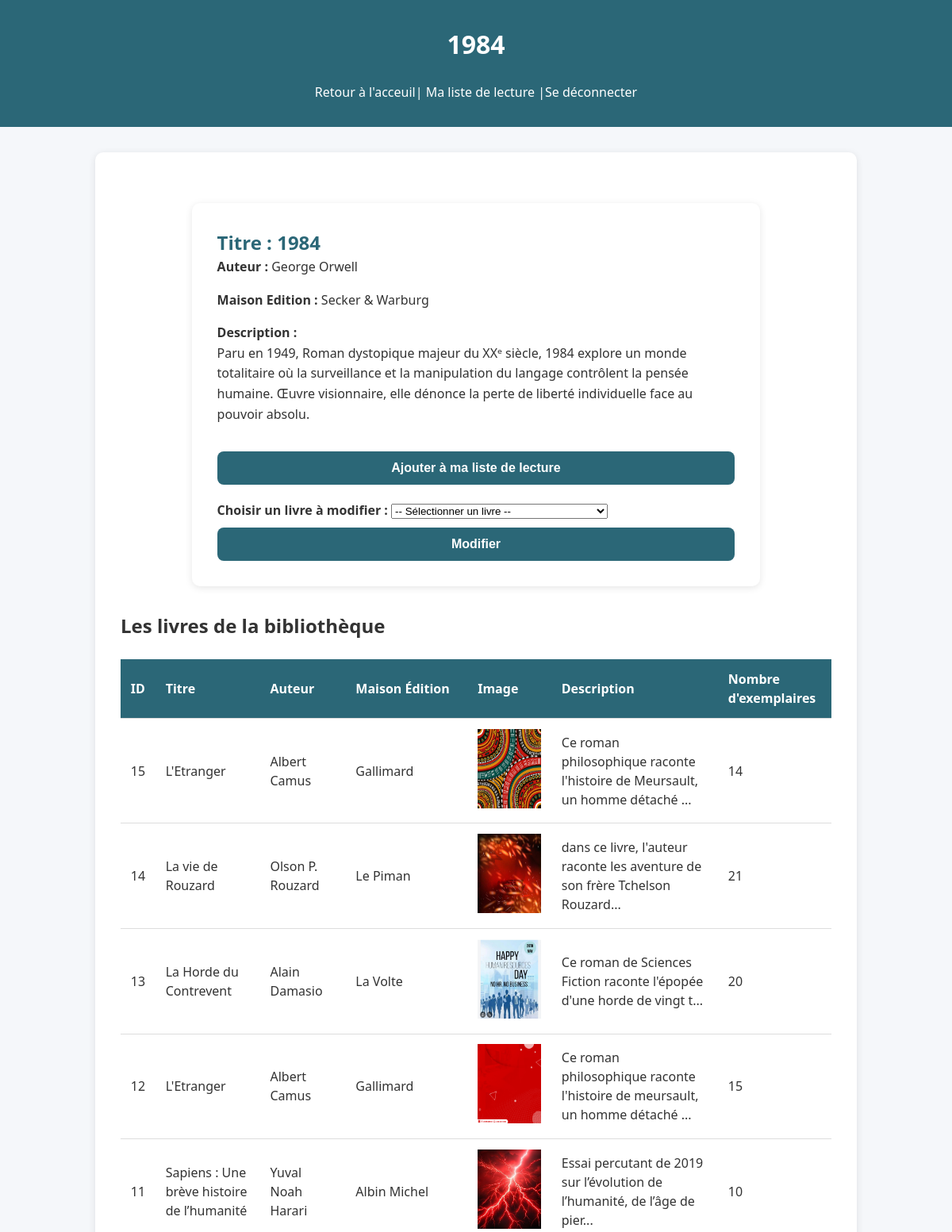
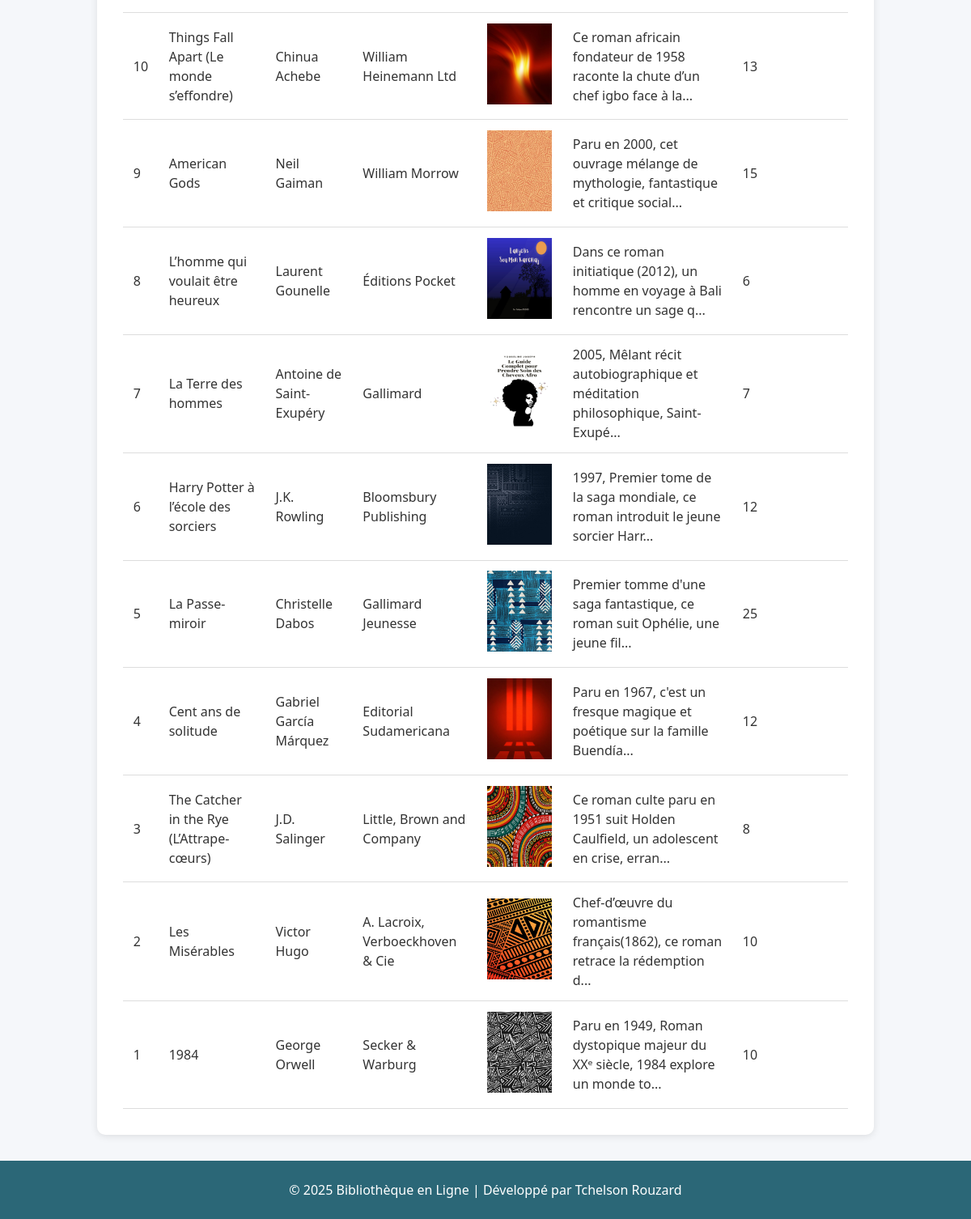
Page /details.php?id=1 on the committed database (2 pictures, top to bottom).
### tables this page shows
CREATE TABLE `livres` (
  `id` int(11) NOT NULL,
  `titre` varchar(100) NOT NULL,
  `auteur` varchar(100) NOT NULL,
  `description` text NOT NULL,
  `maison_edition` varchar(100) NOT NULL,
  `nombre_exemplaire` int(11) NOT NULL,
  `image` varchar(50) NOT NULL
);

### details.php (the view, shortened to what this page needs)
<?php
$servername = "localhost";
$username = "root";
$password = "";
$dbname = "bibliotheque_jp_db";
$conn = new mysqli($servername, $username, $password, $dbname);
$id = intval($_GET['id']);
$sql = "SELECT * FROM livres WHERE id = ?";
$stmt = $conn->prepare($sql);
$stmt->bind_param("i", $id);
$stmt->execute();
$result = $stmt->get_result();
$livre = $result->fetch_assoc();
?>
<!DOCTYPE html>
<html lang="fr">
<head>
    <link rel="stylesheet" href="style.css">
</head>
<body>
<header>
    <h1><?= htmlspecialchars($livre['titre']) ?></h1>
    <a href="index.php">Retour à l'acceuil|</a>
    <a href="wishlist.php">Ma liste de lecture</a>
    <a href="logout.php" class="btn-logout">|Se déconnecter</a>
</header>
<main class="details">
<section class="details-container">
    <h2>Titre : <?= htmlspecialchars($livre['titre']) ?></h2>
    <?php if (!empty($livre['auteur'])): ?>
        <p><strong>Auteur :</strong> <?= htmlspecialchars($livre['auteur']) ?></p>
    <?php endif; ?>
    <?php if (!empty($livre['maison_edition'])): ?>
        <p><strong>Maison Edition :</strong> <?= htmlspecialchars($livre['maison_edition']) ?></p>
    <?php endif; ?>
    <p><strong>Description :</strong><br>
        <?= nl2br(htmlspecialchars($livre['description'])) ?>
    </p>
    <form action="ajouter_liste.php" method="post" style="margin-top:20px;">
        <button type="submit">Ajouter à ma liste de lecture</button>
    </form>
    <form action="modifier_livre.php" method="get" style="margin-top:20px;">
        <label for="livre_select"><strong>Choisir un livre à modifier :</strong></label>
        <select id="livre_select" name="id" required>
            <option value="">-- Sélectionner un livre --</option>
        </select>
        <button type="submit" style="margin-top:10px;">Modifier</button>
    </form>
</section>
<section class="list-section">
    <h2>Les livres de la bibliothèque</h2>
    <table>
        <tr>
            <th>ID</th>
            <th>Titre</th>
            <th>Auteur</th>
            <th>Maison Édition</th>
            <th>Image</th>
            <th>Description</th>
            <th>Nombre d'exemplaires</th>
        </tr>
        <?php
      $sql_all = "SELECT * FROM livres ORDER BY id DESC";
      $all = $conn->query($sql_all);
      while ($row = $all->fetch_assoc()) {
        $image = $row['image'];
        $image_url = "Images/" . $image;
         $image_disk_path = __DIR__ . "/Images/" . $image;
         echo "<tr>
            <td>".htmlspecialchars($row['id'])."</td>
            <td>".htmlspecialchars($row['titre'])."</td>
            <td>".htmlspecialchars($row['auteur'])."</td>
            <td>".htmlspecialchars($row['maison_edition'])."</td>
            <td>";
         if (!empty($image) && file_exists($image_disk_path)) {
             echo "<img src='$image_url' width='80' height='100' alt='couverture'>";
           } else {
             echo "<span style='color:gray;'>Aucune image</span>";
             }
         echo    "</td>
            <td>".substr(htmlspecialchars($row['description']), 0, 80)."...</td>
            <td>".htmlspecialchars($row['nombre_exemplaire'])."</td>
          </tr>";
          }
        ?>
    </table>
</section>
</main>
<footer>
    <p>&copy; 2025 Bibliothèque en Ligne | Développé par Tchelson Rouzard</p>
</footer>
</body>
</html>

### style.css (style rules this page uses)
:root { --main-color: #2b6777; --secondary-color: #52ab98; --danger-color: #c94c4c; --danger-hover: #ff6b6b; --light-bg: #f5f7fa; --text-color: #333; --white: #fff; }
* { margin: 0; padding: 0; box-sizing: border-box; }
body { font-family: 'Segoe UI', Arial, sans-serif; background-color: var(--light-bg); color: var(--text-color); line-height: 1.5; min-height: 100vh; display: flex; flex-direction: column; }
header { text-align: center; padding: 2em 1em; background-color: var(--main-color); color: var(--white); }
header h1 { margin-bottom: 0.5em; font-weight: 600; }
header a { display: inline-block; color: var(--white); text-decoration: none; font-weight: 500; margin-top: 0.5em; }
main { flex: 1; max-width: 80%; margin: 2em auto; padding: 2em; background-color: var(--white); border-radius: 10px; box-shadow: 0 4px 15px rgba(0,0,0,0.08); }
button, .btn-submit { display: inline-block; width: 100%; padding: 12px 14px; margin-top: 14px; border: none; border-radius: 8px; background: var(--main-color); color: var(--white); font-weight: 700; cursor: pointer; font-size: 1rem; transition: all 0.2s ease; }
table { width: 100%; border-collapse: collapse; margin-top: 1.5em; overflow-x: auto; display: block; }
th, td { padding: 0.8em; border-bottom: 1px solid #ddd; text-align: left; }
th { background-color: var(--main-color); color: var(--white); }
.details, .details-container { max-width: 80%; margin: 2em auto; padding: 2em; background-color: var(--white); border-radius: 10px; box-shadow: 0 2px 10px rgba(0,0,0,0.1); }
.details-container h2 { color: var(--main-color); }
.details-container p { line-height: 1.6; margin-bottom: 1em; }
.details-container button { background-color: var(--main-color); }
footer { text-align: center; padding: 1.5em; background-color: var(--main-color); color: var(--white); }

### rows in the picture
livres: titre "1984", auteur "George Orwell", maison_edition "Secker & Warburg", description "Paru en 1949, Roman dystopique majeur du XXᵉ siècle, 1984 explore un monde totalitaire où la surveillance et la manipulation du langage contrôlent la pensée humaine. Œuvre visionnaire, elle dénonce la perte de liberté individuelle face au pouvoir absolu.", id "1", image (picture), description "Paru en 1949, Roman dystopique majeur du XXᵉ siècle, 1984 explore un monde to", nombre_exemplaire "10"
livres: id "15", titre "L'Etranger", auteur "Albert Camus", maison_edition "Gallimard", image (picture), description "Ce roman philosophique raconte l'histoire de Meursault, un homme détaché", nombre_exemplaire "14"
livres: id "14", titre "La vie de Rouzard", auteur "Olson P. Rouzard", maison_edition "Le Piman", image (picture), description "dans ce livre, l'auteur raconte les aventure de son frère Tchelson Rouzard", nombre_exemplaire "21"
livres: id "13", titre "La Horde du Contrevent", auteur "Alain Damasio", maison_edition "La Volte", image (picture), description "Ce roman de Sciences Fiction raconte l'épopée d'une horde de vingt t", nombre_exemplaire "20"
livres: id "12", titre "L'Etranger", auteur "Albert Camus", maison_edition "Gallimard", image (picture), description "Ce roman philosophique raconte l'histoire de meursault, un homme détaché", nombre_exemplaire "15"
livres: id "11", titre "Sapiens : Une brève histoire de l’humanité", auteur "Yuval Noah Harari", maison_edition "Albin Michel", image (picture), description "Essai percutant de 2019 sur l’évolution de l’humanité, de l’âge de pier", nombre_exemplaire "10"
livres: id "10", titre "Things Fall Apart (Le monde s’effondre)", auteur "Chinua Achebe", maison_edition "William Heinemann Ltd", image (picture), description "Ce roman africain fondateur de 1958 raconte la chute d’un chef igbo face à la", nombre_exemplaire "13"
livres: id "9", titre "American Gods", auteur "Neil Gaiman", maison_edition "William Morrow", image (picture), description "Paru en 2000, cet ouvrage mélange de mythologie, fantastique et critique social", nombre_exemplaire "15"
livres: id "8", titre "L’homme qui voulait être heureux", auteur "Laurent Gounelle", maison_edition "Éditions Pocket", image (picture), description "Dans ce roman initiatique (2012), un homme en voyage à Bali rencontre un sage q", nombre_exemplaire "6"
livres: id "7", titre "La Terre des hommes", auteur "Antoine de Saint-Exupéry", maison_edition "Gallimard", image (picture), description "2005, Mêlant récit autobiographique et méditation philosophique, Saint-Exupé", nombre_exemplaire "7"
livres: id "6", titre "Harry Potter à l’école des sorciers", auteur "J.K. Rowling", maison_edition "Bloomsbury Publishing", image (picture), description "1997, Premier tome de la saga mondiale, ce roman introduit le jeune sorcier Harr", nombre_exemplaire "12"
livres: id "5", titre "La Passe-miroir", auteur "Christelle Dabos", maison_edition "Gallimard Jeunesse", image (picture), description "Premier tomme d'une saga fantastique, ce roman suit Ophélie, une jeune fil", nombre_exemplaire "25"
livres: id "4", titre "Cent ans de solitude", auteur "Gabriel García Márquez", maison_edition "Editorial Sudamericana", image (picture), description "Paru en 1967, c'est un fresque magique et poétique sur la famille Buendía", nombre_exemplaire "12"
livres: id "3", titre "The Catcher in the Rye (L’Attrape-cœurs)", auteur "J.D. Salinger", maison_edition "Little, Brown and Company", image (picture), description "Ce roman culte paru en 1951 suit Holden Caulfield, un adolescent en crise, erran", nombre_exemplaire "8"
livres: id "2", titre "Les Misérables", auteur "Victor Hugo", maison_edition "A. Lacroix, Verboeckhoven & Cie", image (picture), description "Chef-d’œuvre du romantisme français(1862), ce roman retrace la rédemption d", nombre_exemplaire "10"
